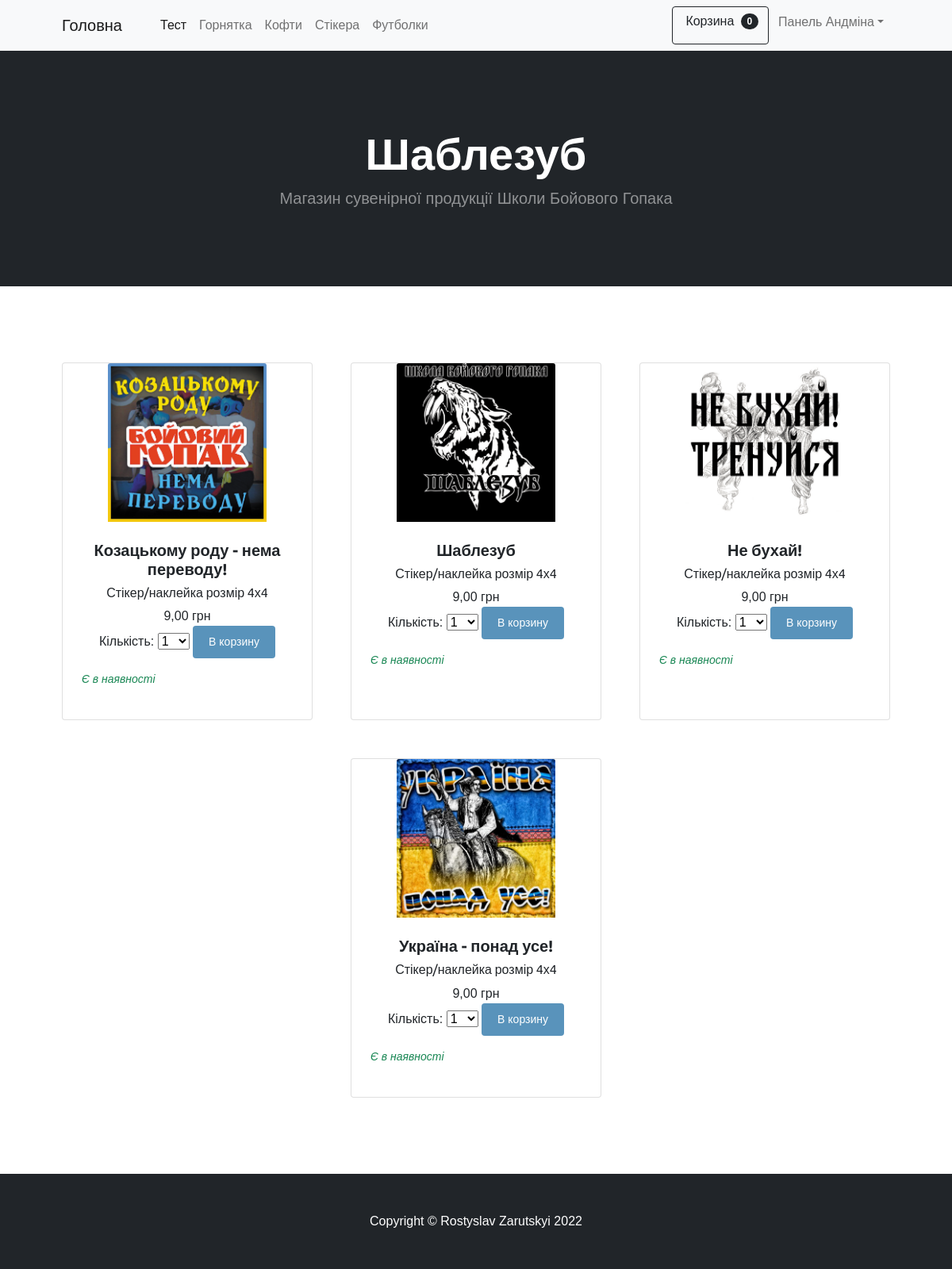
The page /category/3 on the database its author committed.
### shop/models.py (models this page shows, shortened)
class Category(models.Model):
    name = models.CharField(max_length=150, db_index=True, verbose_name='Назва категорії')
    photo = models.ImageField(upload_to='photos/%Y/%m/%d', verbose_name='Фото', blank=True)
    class Meta:
        verbose_name = 'Категорія '
        verbose_name_plural = 'Категорії'
        ordering = [ 'name']

class Product(models.Model):
    name = models.CharField(max_length=100, verbose_name='Назва')
    content = models.TextField(blank=True, verbose_name='Опис')
    photo = models.ImageField(upload_to='photos/%Y/%m/%d', verbose_name='Фото', blank=True)
    price = models.DecimalField(max_digits=10, decimal_places=2, verbose_name='Ціна')
    in_stock = models.BooleanField(default=True, verbose_name='В наявності')
    is_published = models.BooleanField(default=True, verbose_name='Опубліковано')
    created = models.DateTimeField(auto_now_add=True, verbose_name='Дата публікації')
    update = models.DateTimeField(auto_now=True, verbose_name='Дата оновлення')
    category = models.ForeignKey('Category', on_delete=models.PROTECT, null=True, verbose_name='Категорія')
    class Meta:
        verbose_name = 'Товар '
        verbose_name_plural = 'Товари'
        ordering = ['-created', 'name']

### shop/views.py (the view)
# urls.py: path('category/<int:category_id>',get_category , name='category'),
def get_category(request, category_id):
    product = Product.objects.filter(category_id=category_id)
    category = Category.objects.get(id=category_id)
    cart_product_form = CartAddProductForm()
    context ={
        'category': category,
        'product': product,
        'cart_product_form': cart_product_form,
    }
    return render(request, 'shop/category.html', context=context)

### cart/forms.py
class CartAddProductForm(forms.Form):
    quantity = forms.TypedChoiceField(label="Кількість",
                                      choices=PRODUCT_QUANTITY_CHOICES,
                                      coerce=int)
    update = forms.BooleanField(required=False,
                                initial=False,
                                widget=forms.HiddenInput)

### cart/context_processors.py (called while the page is built)
def cart(request):
    return {'cart': Cart(request)}

### shop/templatetags/shop_tags.py (called while the page is built)
@register.simple_tag(name='get_list_categories')
def get_categories():
    return Category.objects.all()

### shop/templates/shop/category.html (shortened to what this page needs)
{% extends 'base.html' %}
{%  block content %}
 {% for item in product %}
            {% if item.is_published %}
                        <div class="col mb-5">
                            <div class="card h-100">
                                <img class="card-img-top mx-auto d-block" src="{{ item.photo.url }}" alt="..." style="width: 200px;
    height: 200px;" />
                                <div class="card-body p-4">
                                    <div class="text-center">
                                        <h5 class="fw-bolder">{{ item.name}}</h5>
                                        <h6> {{ item.content }} </h6>
                                        {{item.price}} грн
                                        {% if item.in_stock %} <form action="{% url 'cart_add' item.id  %}" method="post">
                                          {{ cart_product_form }}
                                          <input type="submit" value="В корзину"></form>{% endif %}
                                    </div>
                                    <small>{% if item.in_stock %} <p class=" text-success "><em>Є в наявності</em></p>  {% else %} <p class="text-danger col-md-4"><em>Немає в наявності</em></p> {% endif %}</small>
                                </div>
                            </div>
                        </div>
            {% endif %}
 {% endfor %}
{% endblock %}

### templates/base.html (shortened to what this page needs)
<!doctype html>
{% load static %}
<html lang="uk">
  <head>
        <link href="{% static 'bootstrap-5.1.3-dist/css/bootstrap.min.css'%}" rel="stylesheet"  >
        <link href="{% static 'css/style.css'%}" rel="stylesheet"  >
  </head>
  <body>
  {% include 'inc/_nav.html' %}
  {% include 'inc/_head.html' %}
        <section class="py-5">
            <div class="container px-4 px-lg-5 mt-5">
                <div class="row gx-4 gx-lg-5 row-cols-2 row-cols-md-3 row-cols-xl-3 justify-content-center">
                {%  block content %}{% endblock %}
                </div>
            </div>
        </section>
        {% include 'inc/_footer.html' %}
  </body>
</html>

### templates/inc/_nav.html (shortened to what this page needs)
{% load shop_tags %}
       <nav class="navbar navbar-expand-lg navbar-light bg-light">
            <div class="container px-4 px-lg-5">
                <a class="navbar-brand" href="{% url 'home' %}">Головна</a>
                <div class="collapse navbar-collapse" id="navbarSupportedContent">
                    <ul class="navbar-nav me-auto mb-2 mb-lg-0 ms-lg-4">
                        <li class="nav-item"><a class="nav-link active" aria-current="page" href="">Тест</a></li>
                        {% get_list_categories as categories %}
                        {% for item in categories %}
                        <li class="nav-item"><a class="nav-link" href="{% url 'category' item.id %}">{{ item.name }}</a></li>
                        {% endfor %}
                    </ul>
                    <form class="d-flex">
                        <a  href="{% url 'cart_detail' %}" class="btn btn-outline-dark"   type="submit">
                            Корзина
                            <span class="badge bg-dark text-white ms-1 rounded-pill">0</span>
                        </a>
                        <ul class="navbar-nav me-auto mb-2 mb-lg-2 ms-lg-1">
                        <li class="nav-item dropdown">
                            <a class="nav-link dropdown-toggle" id="navbarDropdown" href="#" role="button" data-bs-toggle="dropdown" aria-expanded="false">Панель Андміна</a>
                        </ul>
                    </form>
                </div>
            </div>
        </nav>

### templates/inc/_head.html
        <header class="bg-dark py-5">
            <div class="container px-4 px-lg-5 my-5">
                <div class="text-center text-white">
                    <h1 class="display-4 fw-bolder">Шаблезуб</h1>
                    <p class="lead fw-normal text-white-50 mb-0">Магазин сувенірної продукції Школи Бойового Гопака</p>
                </div>
            </div>
        </header>

### templates/inc/_footer.html
        <footer class="py-5 bg-dark">
            <div class="container"><p class="m-0 text-center text-white">Copyright &copy; Rostyslav Zarutskyi 2022</p></div>
        </footer>

### cart/static/css/style.css (style rules this page uses)
body { margin:0; padding:0; font-family:helvetica, sans-serif; }
h1, h2, h3, h4, h5 , h6 { font-family: 'Ubuntu', sans-serif; font-weight:normal; }
a { text-decoration:none; color:#5993bb; }
a.button, input[type="submit"] { color:#fff; background:#5993bb; border-radius:4px; padding:10px 20px; font-size:14px; border:0; }

### rows shown on the page
Category: name "Горнятка"
Category: name "Кофти"
Category: name "Стікера"
Category: name "Футболки"
Product: photo (picture), name "Козацькому роду - нема переводу!", content "Стікер/наклейка розмір 4х4", price "9,00", in_stock "Є в наявності"
Product: photo (picture), name "Шаблезуб", content "Стікер/наклейка розмір 4х4", price "9,00", in_stock "Є в наявності"
Product: photo (picture), name "Не бухай!", content "Стікер/наклейка розмір 4х4", price "9,00", in_stock "Є в наявності"
Product: photo (picture), name "Україна - понад усе!", content "Стікер/наклейка розмір 4х4", price "9,00", in_stock "Є в наявності"
